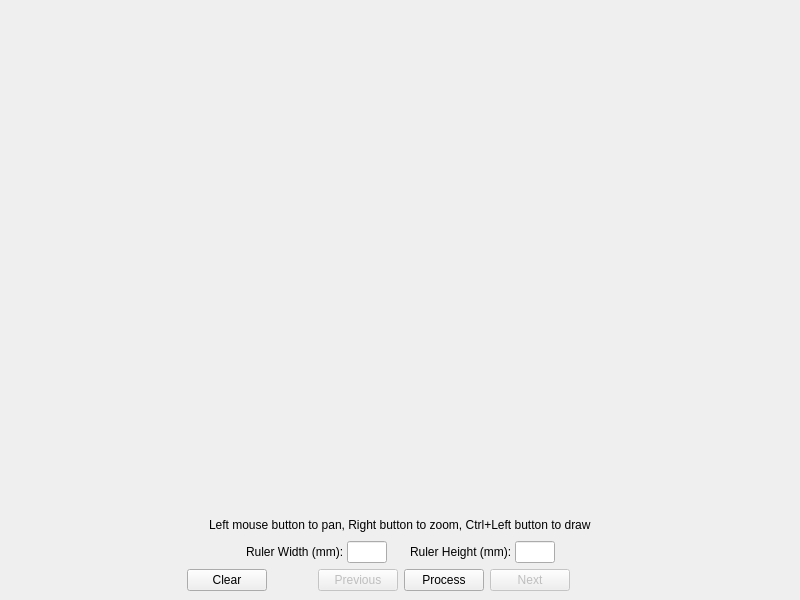
<?xml version="1.0" encoding="UTF-8"?>
<ui version="4.0">
 <class>MainWindow</class>
 <widget class="QMainWindow" name="MainWindow">
  <property name="geometry">
   <rect>
    <x>0</x>
    <y>0</y>
    <width>800</width>
    <height>600</height>
   </rect>
  </property>
  <property name="windowTitle">
   <string>MainWindow</string>
  </property>
  <widget class="QWidget" name="centralwidget">
   <layout class="QVBoxLayout" name="verticalLayout_2">
    <property name="spacing">
     <number>0</number>
    </property>
    <property name="leftMargin">
     <number>0</number>
    </property>
    <property name="topMargin">
     <number>0</number>
    </property>
    <property name="rightMargin">
     <number>0</number>
    </property>
    <property name="bottomMargin">
     <number>0</number>
    </property>
    <item>
     <widget class="WidgetImageView" name="widgetImageView" native="true">
      <property name="sizePolicy">
       <sizepolicy hsizetype="Preferred" vsizetype="Preferred">
        <horstretch>0</horstretch>
        <verstretch>1</verstretch>
       </sizepolicy>
      </property>
      <property name="minimumSize">
       <size>
        <width>200</width>
        <height>100</height>
       </size>
      </property>
     </widget>
    </item>
    <item>
     <widget class="QFrame" name="frame">
      <property name="frameShape">
       <enum>QFrame::NoFrame</enum>
      </property>
      <property name="frameShadow">
       <enum>QFrame::Raised</enum>
      </property>
      <layout class="QVBoxLayout" name="verticalLayout">
       <item>
        <layout class="QHBoxLayout" name="horizontalLayout_3">
         <item>
          <spacer name="horizontalSpacer_5">
           <property name="orientation">
            <enum>Qt::Horizontal</enum>
           </property>
           <property name="sizeHint" stdset="0">
            <size>
             <width>40</width>
             <height>20</height>
            </size>
           </property>
          </spacer>
         </item>
         <item>
          <widget class="QLabel" name="label_2">
           <property name="text">
            <string>Left mouse button to pan, Right button to zoom, Ctrl+Left button to draw</string>
           </property>
          </widget>
         </item>
         <item>
          <spacer name="horizontalSpacer_6">
           <property name="orientation">
            <enum>Qt::Horizontal</enum>
           </property>
           <property name="sizeHint" stdset="0">
            <size>
             <width>40</width>
             <height>20</height>
            </size>
           </property>
          </spacer>
         </item>
        </layout>
       </item>
       <item>
        <layout class="QHBoxLayout" name="horizontalLayout">
         <property name="spacing">
          <number>3</number>
         </property>
         <item>
          <spacer name="horizontalSpacer">
           <property name="orientation">
            <enum>Qt::Horizontal</enum>
           </property>
           <property name="sizeHint" stdset="0">
            <size>
             <width>40</width>
             <height>20</height>
            </size>
           </property>
          </spacer>
         </item>
         <item>
          <widget class="QLabel" name="label">
           <property name="text">
            <string>Ruler Width (mm):</string>
           </property>
          </widget>
         </item>
         <item>
          <widget class="QLineEdit" name="lineEditRulerWidth">
           <property name="maximumSize">
            <size>
             <width>40</width>
             <height>16777215</height>
            </size>
           </property>
          </widget>
         </item>
         <item>
          <spacer name="horizontalSpacer_8">
           <property name="orientation">
            <enum>Qt::Horizontal</enum>
           </property>
           <property name="sizeType">
            <enum>QSizePolicy::Fixed</enum>
           </property>
           <property name="sizeHint" stdset="0">
            <size>
             <width>20</width>
             <height>5</height>
            </size>
           </property>
          </spacer>
         </item>
         <item>
          <widget class="QLabel" name="labelHeight">
           <property name="text">
            <string>Ruler Height (mm):</string>
           </property>
          </widget>
         </item>
         <item>
          <widget class="QLineEdit" name="lineEditRulerHeight">
           <property name="maximumSize">
            <size>
             <width>40</width>
             <height>16777215</height>
            </size>
           </property>
          </widget>
         </item>
         <item>
          <spacer name="horizontalSpacer_2">
           <property name="orientation">
            <enum>Qt::Horizontal</enum>
           </property>
           <property name="sizeHint" stdset="0">
            <size>
             <width>40</width>
             <height>20</height>
            </size>
           </property>
          </spacer>
         </item>
        </layout>
       </item>
       <item>
        <layout class="QHBoxLayout" name="horizontalLayout_2">
         <item>
          <spacer name="horizontalSpacer_3">
           <property name="orientation">
            <enum>Qt::Horizontal</enum>
           </property>
           <property name="sizeHint" stdset="0">
            <size>
             <width>40</width>
             <height>20</height>
            </size>
           </property>
          </spacer>
         </item>
         <item>
          <widget class="QPushButton" name="pushButtonClear">
           <property name="text">
            <string>Clear</string>
           </property>
          </widget>
         </item>
         <item>
          <spacer name="horizontalSpacer_7">
           <property name="orientation">
            <enum>Qt::Horizontal</enum>
           </property>
           <property name="sizeType">
            <enum>QSizePolicy::Fixed</enum>
           </property>
           <property name="sizeHint" stdset="0">
            <size>
             <width>45</width>
             <height>6</height>
            </size>
           </property>
          </spacer>
         </item>
         <item>
          <widget class="QPushButton" name="pushButtonPrev">
           <property name="enabled">
            <bool>false</bool>
           </property>
           <property name="text">
            <string>Previous</string>
           </property>
          </widget>
         </item>
         <item>
          <widget class="QPushButton" name="pushButtonRegister">
           <property name="text">
            <string>Process</string>
           </property>
          </widget>
         </item>
         <item>
          <widget class="QPushButton" name="pushButtonNext">
           <property name="enabled">
            <bool>false</bool>
           </property>
           <property name="text">
            <string>Next</string>
           </property>
          </widget>
         </item>
         <item>
          <spacer name="horizontalSpacer_9">
           <property name="orientation">
            <enum>Qt::Horizontal</enum>
           </property>
           <property name="sizeType">
            <enum>QSizePolicy::Fixed</enum>
           </property>
           <property name="sizeHint" stdset="0">
            <size>
             <width>30</width>
             <height>6</height>
            </size>
           </property>
          </spacer>
         </item>
         <item>
          <widget class="QLabel" name="labelIndex">
           <property name="text">
            <string/>
           </property>
          </widget>
         </item>
         <item>
          <spacer name="horizontalSpacer_4">
           <property name="orientation">
            <enum>Qt::Horizontal</enum>
           </property>
           <property name="sizeHint" stdset="0">
            <size>
             <width>40</width>
             <height>20</height>
            </size>
           </property>
          </spacer>
         </item>
        </layout>
       </item>
      </layout>
     </widget>
    </item>
   </layout>
  </widget>
  <widget class="QMenuBar" name="menubar">
   <property name="geometry">
    <rect>
     <x>0</x>
     <y>0</y>
     <width>800</width>
     <height>20</height>
    </rect>
   </property>
  </widget>
 </widget>
 <customwidgets>
  <customwidget>
   <class>WidgetImageView</class>
   <extends>QWidget</extends>
   <header location="global">WidgetImageView.h</header>
   <container>1</container>
  </customwidget>
 </customwidgets>
 <resources/>
 <connections/>
</ui>
